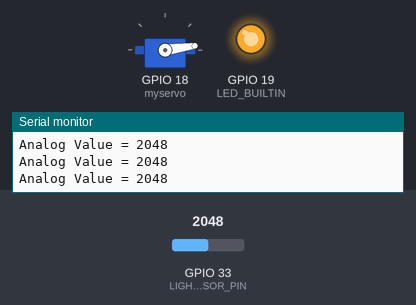
Simulated run of this sketch. Board: ESP32. Shown: servo, output pins drawn as LEDs (lit = HIGH), the last lines printed to the serial monitor. Inputs (shaded band) come from the test bench; at power-on: GPIO 33 (LIGHT_SENSOR_PIN) = 2048.

Above: at 8.0 s.
8.1 s: GPIO 33 (LIGHT_SENSOR_PIN) set to 209
9.6 s: GPIO 33 (LIGHT_SENSOR_PIN) set to 182
At 10.1 s:
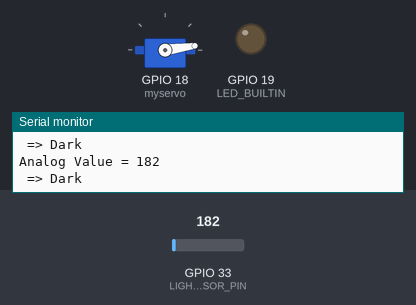
11.1 s: GPIO 33 (LIGHT_SENSOR_PIN) set to 491
At 11.4 s:
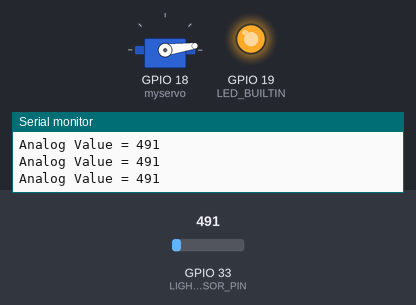
12.6 s: GPIO 33 (LIGHT_SENSOR_PIN) set to 160
At 13.5 s:
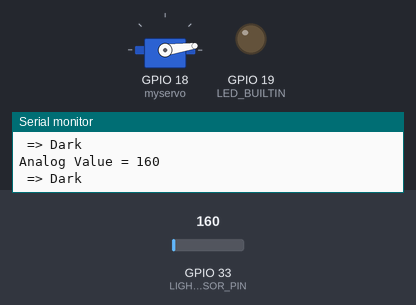
Timing chart, 0 to 15.1 s (numbered marks = the images above; inputs shaded):
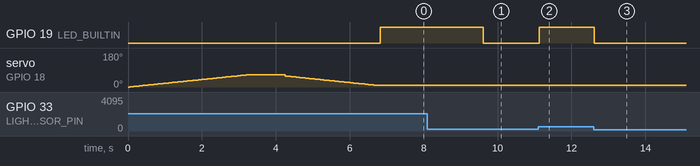

The sketch:

led_on_off.ino
```cpp
#include <ESP32Servo.h>
#define LIGHT_SENSOR_PIN 33
#define LED_BUILTIN 19  // ESP32 pin GIOP33 (ADC0)
Servo myservo;          // create servo object to control a servo
// twelve servo objects can be created on most boards
int pos = 30;

void setup() {

  Serial.begin(9600);
  //pinMode(LIGHT_SENSOR_PIN, INPUT);
  pinMode(LED_BUILTIN, OUTPUT);


  //start code for servo ==========================================================================
  myservo.attach(18);
  for (pos = 0; pos <= 64; pos += 1) {  // goes from 0 degrees to 180 degrees
    // in steps of 1 degree
    myservo.write(pos);  // tell servo to go to position in variable 'pos'
    delay(50);
    //myservo.detach();                    // waits 15ms for the servo to reach the position
  }
  delay(1000);
  myservo.attach(18);

  for (pos = 58; pos >= 8; pos -= 1) {  // goes from 180 degrees to 0 degrees
    myservo.write(pos);                 // tell servo to go to position in variable 'pos'
    delay(50);                          // waits 15ms for the servo to reach the position
  }
  myservo.detach();
  //end code for servo ==========================================================================

}

void loop() {

  int analogValue = analogRead(LIGHT_SENSOR_PIN);
  delay(10);
  Serial.print("Analog Value = ");
  Serial.print(analogValue);
  Serial.println();


  if (analogValue < 200) {
    digitalWrite(LED_BUILTIN,LOW );

    Serial.println(" => Dark");
    // Turn the LED on
    delay(15);


    //Wait for 1 second
    //delay(40000);
    // Turn the LED off

    // // Wait for 1 second
    //delay(1000);
    // for (pos = 0; pos <= 30; pos += 1) {  // goes from 0 degrees to 180 degrees
    //   // in steps of 1 degree
    //   myservo.write(pos);  // tell servo to go to position in variable 'pos'
    //   delay(1);            // waits 15ms for the servo to reach the position
    // }
    // for (pos = 30; pos >= 0; pos -= 1) {  // goes from 180 degrees to 0 degrees
    //   myservo.write(pos);                 // tell servo to go to position in variable 'pos'
    //   delay(1);                           // waits 15ms for the servo to reach the position
    // }

  } else {
    delay(10);
        digitalWrite(LED_BUILTIN, HIGH);


  }

  // else if (analogValue < 2000) {
  //   Serial.println(" => Dim");


  // } else if (analogValue < 2500) {
  //   Serial.println(" => Light");
  // } else if (analogValue < 4000) {
  //   Serial.println(" => Bright");
  // } else {
  //   Serial.println(" => Very bright");
  // }

  //delay(1000);
}
```

Measured:
- the behaviour switches between 200 and 199 on GPIO 33 (LIGHT_SENSOR_PIN) (found by bisection; images 0 and 1)
- after the input at 9.6 s, GPIO 19 (LED_BUILTIN): HIGH → LOW at once
- after the input at 11.1 s, GPIO 19 (LED_BUILTIN): LOW → HIGH at once
- after the input at 12.6 s, GPIO 19 (LED_BUILTIN): HIGH → LOW at once
